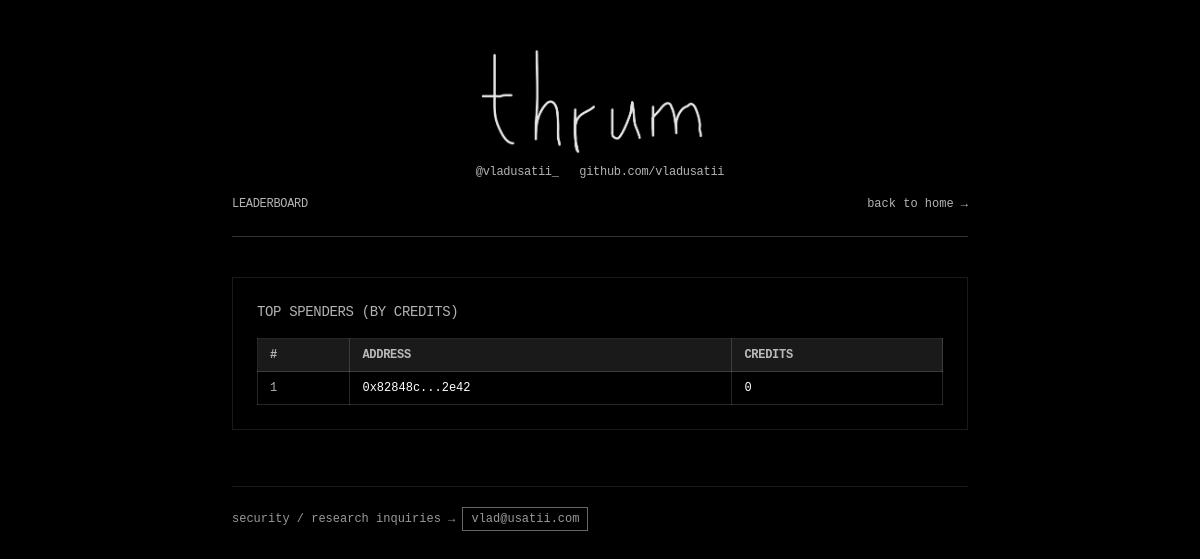
The page /leaderboard/ on the database as committed earlier.
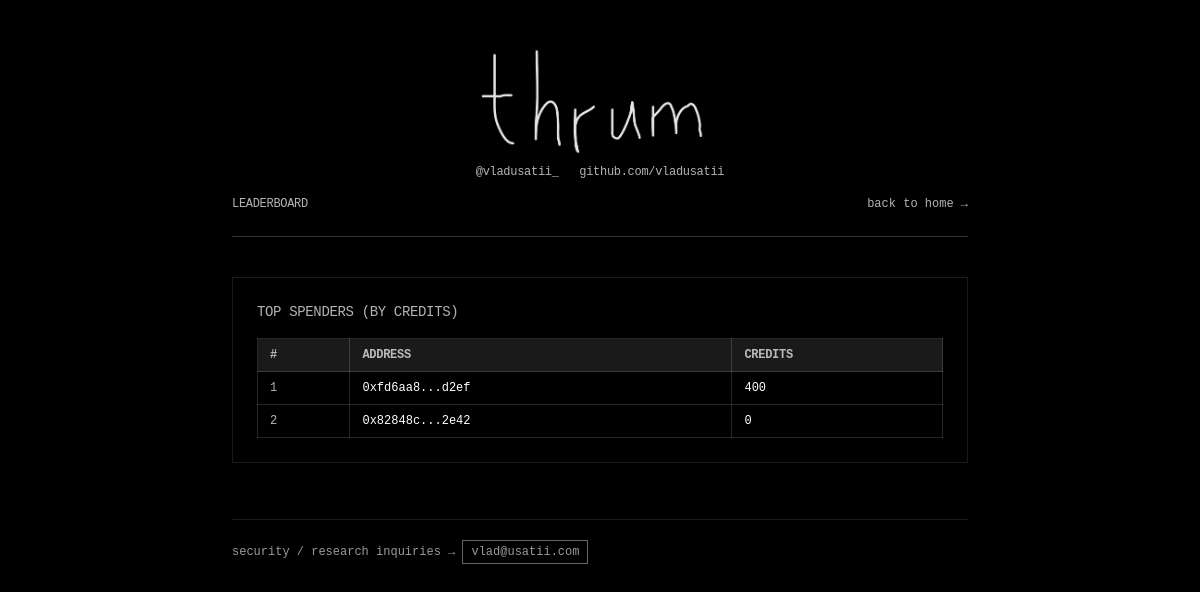
The same page on the database as committed later.
### tables this page shows
CREATE TABLE users (
            address    TEXT PRIMARY KEY,
            credits    INTEGER NOT NULL DEFAULT 0,
            created_at DATETIME DEFAULT CURRENT_TIMESTAMP
        );

### app.py (the view)
@app.route("/leaderboard/")
def leaderboard():
    users = get_top_users(10)
    return render_template("leaderboard.html", users=users)

### app.py (called while the page is built)
@app.before_request
def setup_db():
    init_db()

def get_db():
    if "db" not in g:
        g.db = sqlite3.connect(DATABASE)
        g.db.row_factory = sqlite3.Row
    return g.db

def get_top_users(limit: int = 20):
    db = get_db()
    cur = db.execute(
        "SELECT address, credits FROM users ORDER BY credits DESC LIMIT ?",
        (limit,),
    )
    return cur.fetchall()

### compliance.py (called while the page is built)
    def _ensure_column(self, db, table: str, col: str, coltype: str):
        try: db.execute(f"ALTER TABLE {table} ADD COLUMN {col} {coltype}")
        except Exception: pass

### templates/leaderboard.html (shortened to what this page needs)
<!DOCTYPE html>
<html lang="en">
<head>
  <script src="https://cdn.tailwindcss.com"></script>
</head>
<body class="bg-black text-white">
  <main class="mx-auto max-w-3xl px-4 pb-20 pt-10">
    <section class="border-b border-white/20 pb-6">
      <div class="flex w-full flex-col items-center justify-center">
        <a href="{{ url_for('index') }}" class="inline-flex flex-col items-center">
          <img
            src="{{ url_for('static', filename='thrumLogo.png') }}"
            alt="Thrum"
            class="max-w-[260px] w-auto invert"
          />
        </a>
        <p class="mt-1 text-xs font-mono tracking-tight text-white/70">
          @vladusatii_&nbsp;&nbsp;&nbsp;github.com/vladusatii
        </p>
      </div>
      <div class="mt-4 flex items-center justify-between text-xs font-mono text-white/70">
        <span class="uppercase tracking-tight">
          leaderboard
        </span>
        <a href="{{ url_for('index') }}" class="hover:text-white">
          back to home →
        </a>
      </div>
    </section>
    <section class="mt-10 border border-white/10 bg-black/30 p-6">
      <h1 class="text-sm font-mono uppercase tracking-tight text-white/70">
        top spenders (by credits)
      </h1>
      {% if users %}
      <div class="mt-4 overflow-x-auto">
        <table class="w-full border-collapse text-sm">
          <thead>
            <tr>
              <th class="border border-white/15 px-3 py-2 text-left text-xs font-mono uppercase tracking-tight text-white/70 bg-white/10">
                #
              </th>
              <th class="border border-white/15 px-3 py-2 text-left text-xs font-mono uppercase tracking-tight text-white/70 bg-white/10">
                address
              </th>
              <th class="border border-white/15 px-3 py-2 text-left text-xs font-mono uppercase tracking-tight text-white/70 bg-white/10">
                credits
              </th>
            </tr>
          </thead>
          <tbody>
            {% for user in users %}
            <tr class="bg-black/30 hover:bg-white/5 transition-colors">
              <td class="border border-white/15 px-3 py-2 text-xs font-mono text-white/70">
                {{ loop.index }}
              </td>
              <td class="border border-white/15 px-3 py-2 text-xs font-mono">
                {{ user["address"][:8] }}...{{ user["address"][-4:] }}
              </td>
              <td class="border border-white/15 px-3 py-2 text-xs font-mono">
                {{ user["credits"] }}
              </td>
            </tr>
            {% endfor %}
          </tbody>
        </table>
      </div>
      {% else %}
      <p class="mt-4 text-xs font-mono text-white/60">
        no users yet.
      </p>
      {% endif %}
    </section>
    <section class="mt-14 border-t border-white/10 pt-4">
      <p class="mt-2 font-mono text-xs text-white/60">
        security / research inquiries →
        <span class="border border-white/40 bg-black px-2 py-1">
          vlad@usatii.com
        </span>
      </p>
    </section>
  </main>
</body>
</html>

Rows that differ between the two databases and show on the page:
added users: user "0xfd6aa8", user "d2ef", credits "400"
